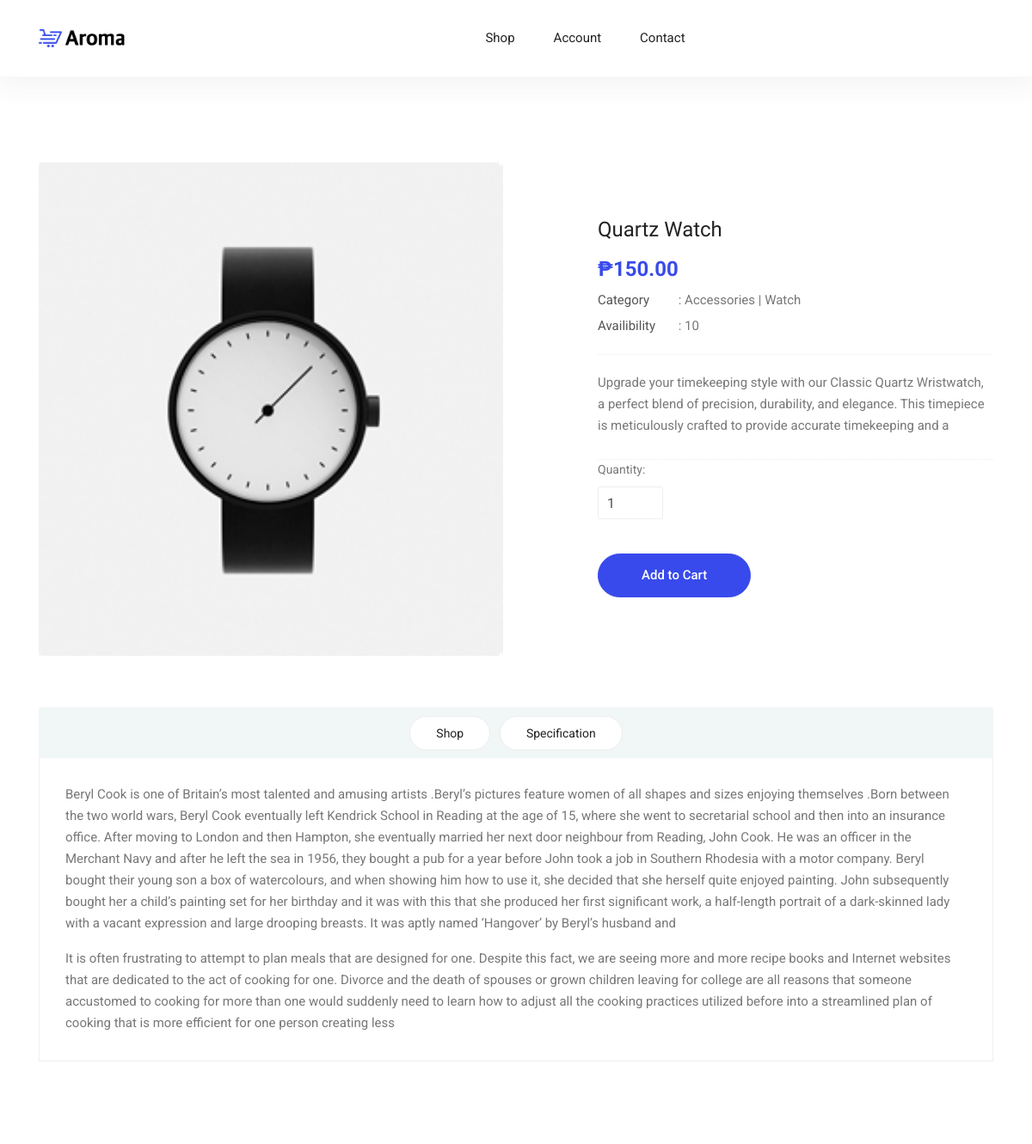
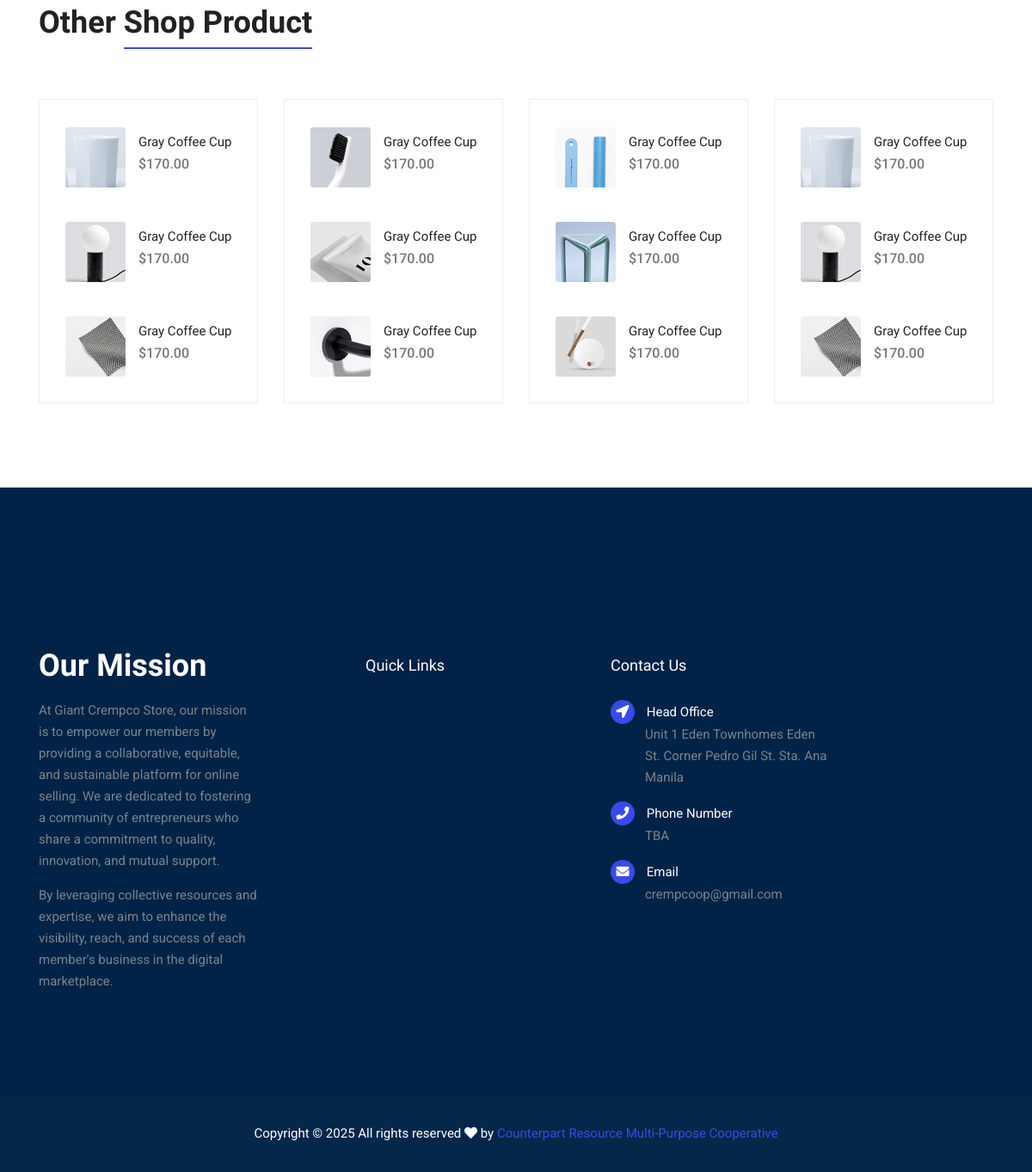
The app's page /single-product.php?id=1 with its own data (2 pictures, top to bottom).
### tables this page shows
CREATE TABLE `product` (
  `id` int(11) NOT NULL,
  `name` varchar(200) NOT NULL,
  `description` varchar(200) NOT NULL,
  `category` varchar(150) NOT NULL,
  `sub_category` varchar(150) NOT NULL,
  `price` decimal(11,2) NOT NULL,
  `quantity` int(11) NOT NULL,
  `branch` varchar(5) NOT NULL,
  `shop` varchar(5) NOT NULL,
  `spec` varchar(50) NOT NULL,
  `img_dir` varchar(200) NOT NULL
);

CREATE TABLE `category` (
  `id` int(11) NOT NULL,
  `name` varchar(200) NOT NULL
);

CREATE TABLE `sub_category` (
  `id` int(11) NOT NULL,
  `name` varchar(200) NOT NULL,
  `category` varchar(5) NOT NULL
);

### include/product.class.php (called while the page is built, shortened)
<?php
class product
{
    public function product_detail($con, $id)
    {
        $id = mysqli_real_escape_string($con, $id);
        $productSql = mysqli_query($con, "SELECT
        p.id AS product_id,
        p.name AS product_name,
        p.description,
        c.name AS category_name,
        sc.name AS sub_category_name,
        p.price,
        p.quantity,
        p.branch,
        p.shop,
        p.spec,
        p.img_dir,
        ps.width,
        ps.height,
        ps.depth,
        ps.weight,
        ps.`Quality Checking`,
        ps.`Estimate Delivery`,
        ps.`Returnable/Refundable`
    FROM
        product p
    LEFT JOIN
        category c ON p.category = c.id
    LEFT JOIN
        sub_category sc ON p.sub_category = sc.id
    LEFT JOIN
        product_spec ps ON p.id = ps.product
    WHERE
        p.id = '$id';
    ");
        $productDetail = mysqli_fetch_assoc($productSql);
        return $productDetail;
    }
}

### single-product.php (the view, shortened to what this page needs)
<!DOCTYPE php>
<php lang="en">
	<?php
	$branch = $_SESSION['branch'];
	include "include/config.php";
	require_once "include/website_body.class.php";
	require_once "include/product.class.php";
	$body = new website_body();
	$item = new product();
	$productId = $_GET['id'];
	$productDetails = $item->product_detail($con, $productId);
	?>
	<head>
		<?php echo $body->head(); ?>
		<link rel="stylesheet" href="css/style.css">
	</head>
	<body>
		<header class="header_area">
			<?php echo $body->navigation($branch); ?>
		</header>
		<div class="product_image_area">
			<div class="container">
				<div class="row s_product_inner">
					<div class="col-lg-6">
						<div class="owl-carousel owl-theme s_Product_carousel">
							<div class="single-prd-item">
								<img class="img-fluid" src="<?php echo $productDetails['img_dir'];?>" alt="sample">
							</div>
						</div>
					</div>
					<div class="col-lg-5 offset-lg-1">
						<div class="s_product_text">
							<h3><?php echo $productDetails['product_name']; ?></h3>
							<h2>₱<?php echo $productDetails['price']; ?></h2>
							<ul class="list">
								<li><a class="active" href="#"><span>Category</span> :
										<?php echo $productDetails['category_name']; ?> |
										<?php echo $productDetails['sub_category_name']; ?></a></li>
								<li><a href="#"><span>Availibility</span> :
										<?php echo $productDetails['quantity']; ?></a></li>
							</ul>
							<p><?php echo $productDetails['description']; ?></p>
							<div class="product_count">
								<label for="qty">Quantity:</label>
								<form id="cartForm" action="checkout.php" method="POST">
									<input type="number" class="form-control" name="qty" id="sst" size="2" maxlength="12" value="1"
										title="Quantity:" class="input-text qty">
								</form>
								<br>
								<a href="#" class="button primary-btn" id="submitLink">Add to Cart</a>
							</div>
						</div>
					</div>
				</div>
			</div>
		</div>
		<section class="product_description_area">
			<div class="container">
				<ul class="nav nav-tabs" id="myTab" role="tablist">
					<li class="nav-item">
						<a class="nav-link" id="home-tab" data-toggle="tab" href="#home" role="tab" aria-controls="home"
							aria-selected="true">Shop</a>
					</li>
					<li class="nav-item">
						<a class="nav-link" id="profile-tab" data-toggle="tab" href="#profile" role="tab"
							aria-controls="profile" aria-selected="false">Specification</a>
					</li>
				</ul>
				<div class="tab-content" id="myTabContent">
					<div class="tab-pane fade show active" id="home" role="tabpanel" aria-labelledby="home-tab">
						<p>Beryl Cook is one of Britain’s most talented and amusing artists .Beryl’s pictures feature
							women
							of all shapes
							and sizes enjoying themselves .Born between the two world wars, Beryl Cook eventually left
							Kendrick School in
							Reading at the age of 15, where she went to secretarial school and then into an insurance
							office. After moving to
							London and then Hampton, she eventually married her next door neighbour from Reading, John
							Cook.
							He was an
							officer in the Merchant Navy and after he left the sea in 1956, they bought a pub for a year
							before John took a
							job in Southern Rhodesia with a motor company. Beryl bought their young son a box of
							watercolours, and when
							showing him how to use it, she decided that she herself quite enjoyed painting. John
							subsequently bought her a
							child’s painting set for her birthday and it was with this that she produced her first
							significant work, a
							half-length portrait of a dark-skinned lady with a vacant expression and large drooping
							breasts.
							It was aptly
							named ‘Hangover’ by Beryl’s husband and</p>
						<p>It is often frustrating to attempt to plan meals that are designed for one. Despite this
							fact, we
							are seeing
							more and more recipe books and Internet websites that are dedicated to the act of cooking
							for
							one. Divorce and
							the death of spouses or grown children leaving for college are all reasons that someone
							accustomed to cooking for
							more than one would suddenly need to learn how to adjust all the cooking practices utilized
							before into a
							streamlined plan of cooking that is more efficient for one person creating less</p>
					</div>
				</div>
			</div>
		</section>
		<section class="related-product-area section-margin--small mt-0">
			<div class="container">
				<div class="section-intro pb-60px">
					<h2>Other <span class="section-intro__style">Shop Product</span></h2>
				</div>
				<div class="row mt-30">
					<div class="col-sm-6 col-xl-3 mb-4 mb-xl-0">
						<div class="single-search-product-wrapper">
							<div class="single-search-product d-flex">
								<a href="#"><img src="img/product/product-sm-1.png" alt=""></a>
								<div class="desc">
									<a href="#" class="title">Gray Coffee Cup</a>
									<div class="price">$170.00</div>
								</div>
							</div>
							<div class="single-search-product d-flex">
								<a href="#"><img src="img/product/product-sm-2.png" alt=""></a>
								<div class="desc">
									<a href="#" class="title">Gray Coffee Cup</a>
									<div class="price">$170.00</div>
								</div>
							</div>
							<div class="single-search-product d-flex">
								<a href="#"><img src="img/product/product-sm-3.png" alt=""></a>
								<div class="desc">
									<a href="#" class="title">Gray Coffee Cup</a>
									<div class="price">$170.00</div>
								</div>
							</div>
						</div>
					</div>
					<div class="col-sm-6 col-xl-3 mb-4 mb-xl-0">
						<div class="single-search-product-wrapper">
							<div class="single-search-product d-flex">
								<a href="#"><img src="img/product/product-sm-4.png" alt=""></a>
								<div class="desc">
									<a href="#" class="title">Gray Coffee Cup</a>
									<div class="price">$170.00</div>
								</div>
							</div>
							<div class="single-search-product d-flex">
								<a href="#"><img src="img/product/product-sm-5.png" alt=""></a>
								<div class="desc">
									<a href="#" class="title">Gray Coffee Cup</a>
									<div class="price">$170.00</div>
								</div>
							</div>
							<div class="single-search-product d-flex">
								<a href="#"><img src="img/product/product-sm-6.png" alt=""></a>
								<div class="desc">
									<a href="#" class="title">Gray Coffee Cup</a>
									<div class="price">$170.00</div>
								</div>
							</div>
						</div>
					</div>
					<div class="col-sm-6 col-xl-3 mb-4 mb-xl-0">
						<div class="single-search-product-wrapper">
							<div class="single-search-product d-flex">
								<a href="#"><img src="img/product/product-sm-7.png" alt=""></a>
								<div class="desc">
									<a href="#" class="title">Gray Coffee Cup</a>
									<div class="price">$170.00</div>
								</div>
							</div>
							<div class="single-search-product d-flex">
								<a href="#"><img src="img/product/product-sm-8.png" alt=""></a>
								<div class="desc">
									<a href="#" class="title">Gray Coffee Cup</a>
									<div class="price">$170.00</div>
								</div>
							</div>
							<div class="single-search-product d-flex">
								<a href="#"><img src="img/product/product-sm-9.png" alt=""></a>
								<div class="desc">
									<a href="#" class="title">Gray Coffee Cup</a>
									<div class="price">$170.00</div>
								</div>
							</div>
						</div>
					</div>
					<div class="col-sm-6 col-xl-3 mb-4 mb-xl-0">
						<div class="single-search-product-wrapper">
							<div class="single-search-product d-flex">
								<a href="#"><img src="img/product/product-sm-1.png" alt=""></a>
								<div class="desc">
									<a href="#" class="title">Gray Coffee Cup</a>
									<div class="price">$170.00</div>
								</div>
							</div>
							<div class="single-search-product d-flex">
								<a href="#"><img src="img/product/product-sm-2.png" alt=""></a>
								<div class="desc">
									<a href="#" class="title">Gray Coffee Cup</a>
									<div class="price">$170.00</div>
								</div>
							</div>
							<div class="single-search-product d-flex">
								<a href="#"><img src="img/product/product-sm-3.png" alt=""></a>
								<div class="desc">
									<a href="#" class="title">Gray Coffee Cup</a>
									<div class="price">$170.00</div>
								</div>
							</div>
						</div>
					</div>
				</div>
			</div>
		</section>
		<footer class="footer">
			<?php echo $body->footer() ?>
		</footer>
	</body>
	</html>

### css/style.css (style rules this page uses)
body { color:#777;font-family:"Roboto",sans-serif;font-size:15px;font-weight:400;line-height:1.667 }
ul { list-style-type:none;margin:0;padding:0 }
h1,h2,h3,h4,h5,h6 { font-family:"Oswald",sans-serif;color:#222;line-height:1.1 }
h2,.h2 { font-size:36px;font-weight:600 }
h3,.h3 { font-size:26px;font-weight:600 }
@media (min-width: 600px) { h3,.h3 { font-size:36px } }
a { display:inline-block }
.section-margin--small { margin:35px 0 }
@media (min-width: 1000px) { .section-margin--small { margin:98px 0 } }
.pb-60px { padding-bottom:60px }
.header_area { position:relative;width:100%;z-index:9999;transition:background 0.4s, all 0.3s linear;box-shadow:0px 10px 27px 3px rgba(221,221,221,0.3) }
.section-intro__style { border-bottom:2px solid #384aeb;padding-bottom:8px }
.button { display:inline-block;border:1px solid #384aeb;border-radius:30px;color:#222;font-weight:500;padding:12px 50px;background:#384aeb;color:#fff;transition:all .4s ease }
.single-search-product { padding:10px 0 }
@media (min-width: 1000px) { .single-search-product { padding:20px 0 } }
.single-search-product-wrapper { padding:12px 20px 10px 30px;border:1px solid #EEEEEE }
.single-search-product img { max-width:70px;height:auto }
.single-search-product .desc { margin-left:15px;margin-top:5px }
.single-search-product .desc .title { font-family:'Oswald', sans-serif;color:#222;margin-bottom:0;display:inline-block }
.single-search-product .desc .price { font-size:16px;font-weight:500;color:#777777 }
.product_image_area { padding-top:50px }
@media (min-width: 1000px) { .product_image_area { padding-top:100px } }
.s_product_text { margin-left:-15px;margin-top:65px }
.s_product_text h3 { font-size:24px;font-weight:500;color:#222;margin-bottom:20px }
.s_product_text h2 { font-family:"Roboto",sans-serif;font-size:24px;font-weight:700;color:#384aeb;margin-bottom:10px }
.s_product_text .list li { margin-bottom:5px }
.s_product_text .list li a { font-size:15px;font-weight:normal;color:#777777 }
.s_product_text .list li a span { width:90px;display:inline-block;color:#555555 }
.s_product_text .list li a.active span { color:#555;-webkit-text-fill-color:#555 }
.s_product_text .list li:last-child { margin-bottom:0px }
.s_product_text p { padding-top:20px;border-top:1px dotted #eeeeee;border-bottom:1px dotted #eeeeee;margin-top:20px;padding-bottom:26px;margin-bottom:0 }
.product_count { display:inline-block;position:relative;margin-bottom:24px }
.product_count label { font-size:14px;color:#777;font-weight:normal;padding-right:10px }
.product_count input { width:76px;border:1px solid #eeeeee;border-radius:3px;padding-left:10px }
.product_description_area { padding-bottom:100px;margin-top:60px }
.product_description_area .nav.nav-tabs { background:#f1f6f7;text-align:center;display:block;border:none;padding:10px 0px }
.product_description_area .nav.nav-tabs li { display:inline-block;margin-right:7px }
.product_description_area .nav.nav-tabs li:last-child { margin-right:0px }
.product_description_area .nav.nav-tabs li a { padding:0px;border:none;line-height:38px;background:#fff;border:1px solid #eeeeee;border-radius:30px;padding:0px 30px;color:#222;font-size:14px;font-weight:normal }
.product_description_area .tab-content { border-left:1px solid #eee;border-right:1px solid #eee;border-bottom:1px solid #eee;padding:30px 30px 15px 30px }

### records on screen
product: img_dir (picture), name "Quartz Watch", price "150.00", category.name "Accessories", sub_category.name "Watch", quantity "10", description "Upgrade your timekeeping style with our Classic Quartz Wristwatch, a perfect blend of precision, durability, and elegance. This timepiece is meticulously crafted to provide accurate timekeeping and a"
